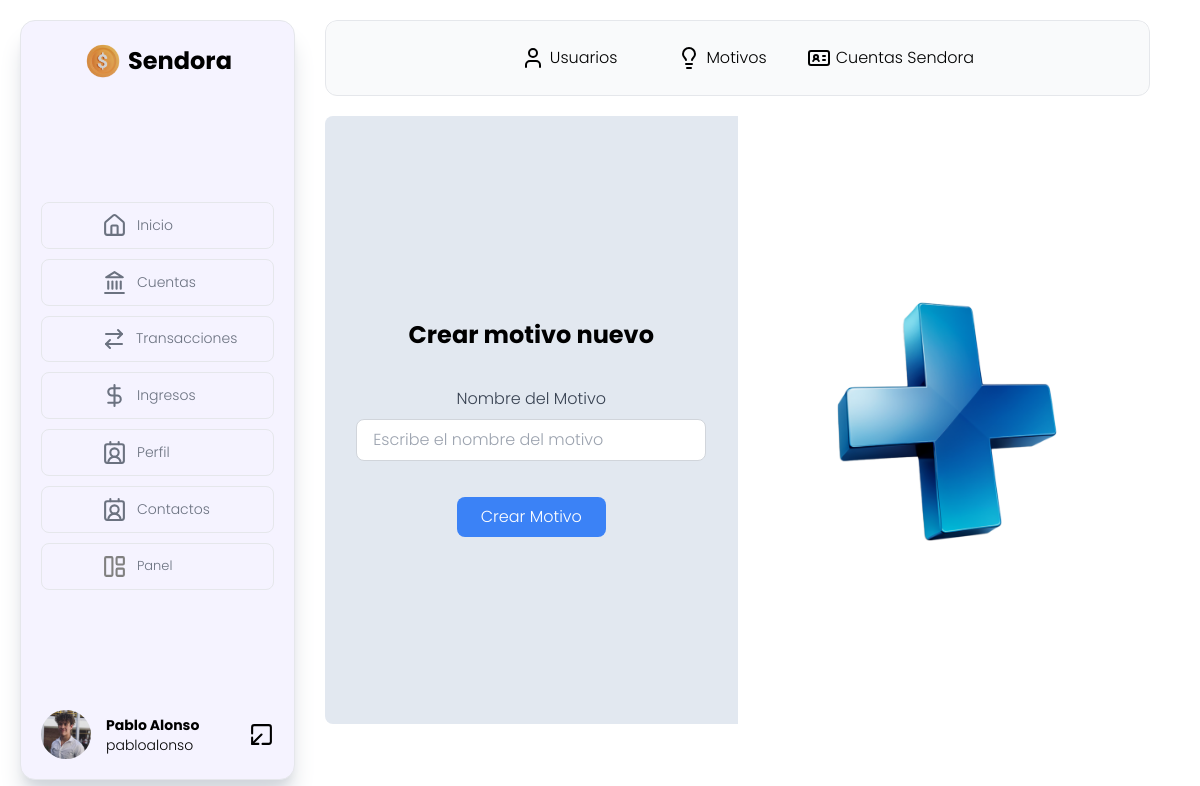
The page /crear_nuevo_motivo/ (signed in) on the database its author committed.
### Apps/Profiles/models.py (models this page shows, shortened)
class Profiles(models.Model):
    usuario = models.OneToOneField(Users, on_delete=models.CASCADE)
    foto_perfil = models.ImageField(upload_to='users/', verbose_name="Foto de perfil",  default="users/no-photo.png")
    dni = models.CharField(max_length=50, default=" ", blank=True)
    phone_number = models.CharField(max_length=50, default=" ", blank=True)
    fecha_nacimiento =  models.DateField(null=True, blank=True)
    cuentas_favoritas = models.ManyToManyField(SendoraAccounts, blank=True)
    class Meta:
        verbose_name = "Perfil"
        verbose_name_plural = "Perfiles"

### Apps/Users/models.py (models this page shows, shortened)
class Users(AbstractUser):
    actualizado = models.DateTimeField(auto_now=True)  # Se actualiza automáticamente
    class Meta:
        db_table = "users"
        verbose_name = "Usuario"
        verbose_name_plural = "Usuarios"

### Apps/Admin/views.py (the view)
# urls.py: path("crear_nuevo_motivo/", MotivesCreateView.as_view(), name="crearmotivo"),
class MotivesCreateView(CreateView):
    model = Motives
    form_class = NuevoMotivoForm
    template_name = "motivos/agregar-motivo.html"
    success_url = reverse_lazy("lista_de_motivos")
    def get_context_data(self, **kwargs): #Esto asegura que el contexto básico con los datos del modelo esté presente.
        context = super().get_context_data(**kwargs)
        context['title'] = 'Crear motivo'

### processors/es_administrador.py (called while the page is built)
def usuario_es_administrador(request):
    usuario_es_administrador = request.user.groups.filter(name='Administrador').exists() #el metodo exists() verifica si el usuario pertenece a ese grupo
    return {'usuario_es_administrador': usuario_es_administrador}

### processors/profile.py (called while the page is built)
def get_profile(request):
    if isinstance(request.user, AnonymousUser):
        return {}  # Devuelve un diccionario vacío si el usuario no está autenticado
    try:
        perfil = Profiles.objects.get(usuario=request.user)
    except Profiles.DoesNotExist:
        perfil = None  # Si el perfil no existe, maneja el caso
    return {
        'perfil': perfil if perfil else None
    }

### Apps/Admin/templates/motivos/agregar-motivo.html (shortened to what this page needs)
{% extends 'admin-panel.html' %}
{% load  static %}
{% load humanize %}
    {% block panelcontent %}
   <div class="flex items-center h-[80%]  rounded-lg overflow-hidden mt-[20px]">
        <form method="POST" action="{% url 'crearmotivo' %}" class="flex flex-col items-center justify-center gap-[20px]  text-center flex-1 space-y-4 h-full bg-slate-200" >
            <h2 class="font-bold text-2xl">Crear motivo nuevo</h2>
            <div class="flex flex-col">
                <label for="id_nombre" class="text-gray-700">Nombre del Motivo</label>
                <input type="text" name="nombre" id="id_nombre" class="mt-2 px-4 py-2 border border-gray-300 rounded-lg focus:outline-none focus:ring-2 focus:ring-blue-400" placeholder="Escribe el nombre del motivo" required>
            </div>
            <div class="flex justify-center">
                <button type="submit" class="bg-blue-500 text-white px-6 py-2 rounded-lg hover:bg-blue-600 focus:outline-none focus:ring-2 focus:ring-blue-400">
                    Crear Motivo
                </button>
            </div>
        </form>
        <div class="flex-1">
            <img src="{% static 'img/agregar-motivo.png' %}" alt="" class="object-contain">
        </div>
   </div>
    {% endblock panelcontent %}

### Apps/Dashboard/templates/left-sidebar.html (shortened to what this page needs)
{% load static  %}
<!DOCTYPE html>
<html lang="en">
<head>
    <script src="https://cdn.tailwindcss.com"></script>
    <link rel="stylesheet" href="{% static 'css/left-sidebar.css' %}">
    <link rel="stylesheet" href="{% static 'css/dotted.css' %}">
</head>
<body class="h-[calc(100vh-40px)] m-5 poppinsMedium">
        <div class="flex h-[100%]">
            <div class="flex flex-col justify-between items-center w-[275px] border bg-violet-50 shadow-xl shadow-gray-300 p-[20px] rounded-[15px] overflow-hidden">
                 <div class="flex items-center gap-[5px]  justify-center hover:rotate-3 transition-all duration-300">
                    <img src="{% static 'img/my-coin.png' %}" alt="" width="40px" height="40px">
                    <h2 class="font-bold text-2xl">Sendora</h2>
                 </div>
                 <ul class=" w-[100%] flex flex-col  gap-[10px]">
                    <li class="">
                        <a href="{% url 'dashboard' %} "
                        class="{% if 'dashboard' in request.path %}flex items-center px-[60px] gap-[10px] whitespace-nowrap transition-all duration-300 border bg-blue-200 py-[10px] rounded-lg
                        {% else %}
                        flex items-center px-[60px] gap-[10px] whitespace-nowrap transition-all duration-300  py-[10px] rounded-lg border
                        {% endif %}
                        ">
                            <img src="{% static 'img/home.svg' %}" alt="banks" width="25px" height="25px">
                            <span  class="text-gray-500 text-[14px]">Inicio</span>
                        </a>
                    </li>
                    <li class="">
                        <a href="{% url 'accounts' %}"
                        class="{% if 'accounts' in request.path %}flex items-center px-[60px] gap-[10px] whitespace-nowrap transition-all duration-300 border bg-blue-200 py-[10px] rounded-lg
                        {% else %}
                        flex items-center px-[60px] gap-[10px] whitespace-nowrap transition-all duration-300  py-[10px] rounded-lg border
                        {% endif %}
                        ">
                            <img src="{% static 'img/banks.svg' %}" alt="banks" width="25px" height="25px">
                            <span  class="text-gray-500 text-[14px]">Cuentas</span>
                        </a>
                    </li>
                    <li>
                        <a href="{% url 'transactions' %}"
                        class="{% if 'transactions' in request.path %}flex items-center px-[60px] gap-[10px] whitespace-nowrap transition-all duration-300  border bg-blue-200 py-[10px] rounded-lg
                        {% else %}
                        flex items-center px-[60px] gap-[10px] whitespace-nowrap transition-all duration-300  py-[10px] rounded-lg border
                        {% endif %}
                        ">
                            <img src="{% static 'img/transactions.svg' %}" alt="banks" width="25px" height="25px">
                            <span class="text-gray-500 text-[14px]">Transacciones</span>
                        </a>
                    </li>
                    <li>
                        <a href="{% url 'income' %}"
                        class="{% if 'income' in request.path %}flex items-center px-[60px] gap-[10px] whitespace-nowrap transition-all duration-300  border bg-blue-200 py-[10px] rounded-lg
                        {% else %}
                        flex items-center px-[60px] gap-[10px] whitespace-nowrap transition-all duration-300  py-[10px] rounded-lg border
                        {% endif %}
                        ">
                            <img src="{% static 'img/dollar-sign.svg' %}" alt="banks" width="25px" height="25px">
                            <span class="text-gray-500 text-[14px]">Ingresos</span>
                        </a>
                    </li>
                    <li>
                        <a href="{% url 'editprofile' %}"
                        class="{% if 'edit' in request.path %} flex items-center px-[60px] gap-[10px] whitespace-nowrap transition-all duration-300  border bg-blue-200 py-[10px] rounded-lg
                        {% else %}
                        flex items-center px-[60px] gap-[10px] whitespace-nowrap transition-all duration-300  py-[10px] rounded-lg border
                        {% endif %}
                        ">
                            <img src="{% static 'img/user.svg' %}" alt="banks" width="25px" height="25px">
                            <span class="text-gray-500 text-[14px]">Perfil</span>
                        </a>
                    </li>
                    <li>
                        <a href="{% url 'vercontactos' %}"
                        class="{% if 'vercontactos' in request.path %} flex items-center px-[60px] gap-[10px] whitespace-nowrap transition-all duration-300  border bg-blue-200 py-[10px] rounded-lg
                        {% else %}
                        flex items-center px-[60px] gap-[10px] whitespace-nowrap transition-all duration-300  py-[10px] rounded-lg border
                        {% endif %}
                        ">
                            <img src="{% static 'img/user.svg' %}" alt="banks" width="25px" height="25px">
                            <span class="text-gray-500 text-[14px]">Contactos</span>
                        </a>
                    </li>
                 {% if usuario_es_administrador %}
                            <li>
                                <a href="{% url 'lista_de_usuarios' %}"
                                class="{% if 'lista_de_usuarios' in request.path %} flex items-center px-[60px] gap-[10px] whitespace-nowrap transition-all duration-300  border bg-blue-200 py-[10px] rounded-lg
                                {% else %}
                                flex items-center px-[60px] gap-[10px] whitespace-nowrap transition-all duration-300  py-[10px] rounded-lg border
                                {% endif %}
                                ">
                                    <img src="{% static 'img/panel.svg' %}" alt="banks" width="25px" height="25px">
                                    <span class="text-gray-500 text-[13px]">Panel</span>
                                </a>
                            </li>
                    {% endif %}
                 </ul>
                <footer class="flex justify-between items-center w-[100%]">
                   <div class="flex items-center gap-[15px]">
                        <div>
                            <img src="{{ perfil.foto_perfil.url }}" alt="user-photo" width="50px" height="50px" class="rounded-[50%] transform hover:scale-110 transition-all duration-300">
                        </div>
                        <div class="text-sm">
                            <h3 class="font-bold">{{ user.first_name }} {{ user.last_name }}</h3>
                            <p>{{ user.username }}</p>
                        </div>
                   </div>
                    <a href="{% url 'logout' %}">
                        <img src="{% static 'img/leave.svg' %}" alt="logout" width="25px" height="25px">
                    </a>
                </footer>
            </div>
            <div class=" flex-1 rounded-[15px] overflow-hidden  px-[30px] ">
                {% block sidebar %}
                {% endblock sidebar %}
            </div>
        </div>
</body>
</html>

### Apps/Dashboard/static/css/left-sidebar.css (style rules this page uses)
.poppinsMedium { font-family: "Poppins", sans-serif; font-weight: 300; font-style: normal; }

### rows shown on the page
Profiles: foto_perfil (picture)
Users: first_name "Pablo", last_name "Alonso", username "pabloalonso"
